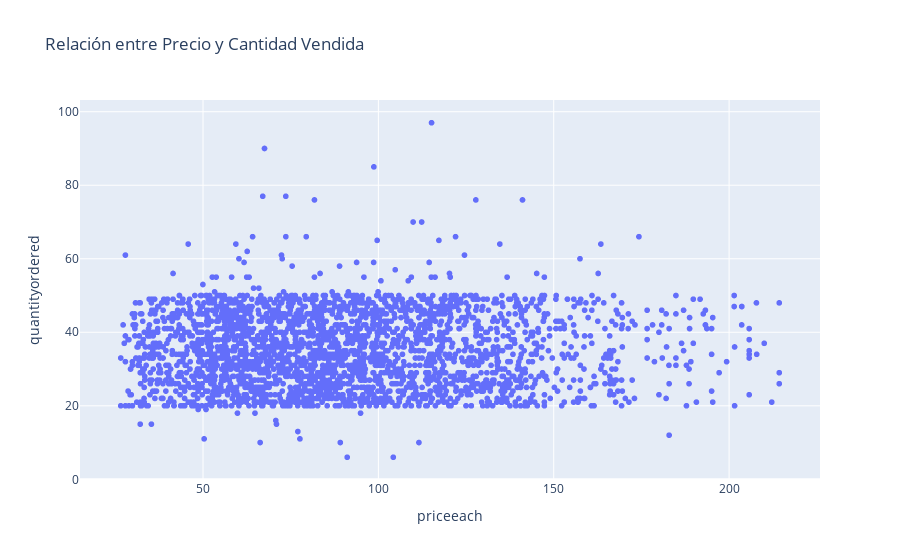

This figure's notebook cell:
### Markdown cell above
## 8. Relación entre Precio y Cantidad Vendida

### Code cell
# Scatter plot interactivo
fig = px.scatter(df, x='priceeach', y='quantityordered', title='Relación entre Precio y Cantidad Vendida',
                 labels={'priceEach': 'Precio Unitario ($)', 'quantityOrdered': 'Cantidad Vendida'})
fig.show()

### Figure 1 — Plotly figure (JSON) as saved in the notebook; plotly's stock layout.template omitted (floating-point values rounded to 4 significant figures; data arrays with more than 128 entries replaced by an {"elided": "..."} marker saying what was removed)
{"data": [{"hovertemplate": "priceeach=%{x}<br>quantityordered=%{y}<extra></extra>", "legendgroup": "", "marker": {"color": "#636efa", "symbol": "circle"}, "mode": "markers", "name": "", "showlegend": false, "type": "scattergl", "x": {"elided": "2859 float values"}, "xaxis": "x", "y": {"elided": "2859 int values"}, "yaxis": "y"}], "layout": {"legend": {"tracegroupgap": 0}, "title": {"text": "Relación entre Precio y Cantidad Vendida"}, "xaxis": {"anchor": "y", "domain": [0, 1], "title": {"text": "priceeach"}}, "yaxis": {"anchor": "x", "domain": [0, 1], "title": {"text": "quantityordered"}}}}
